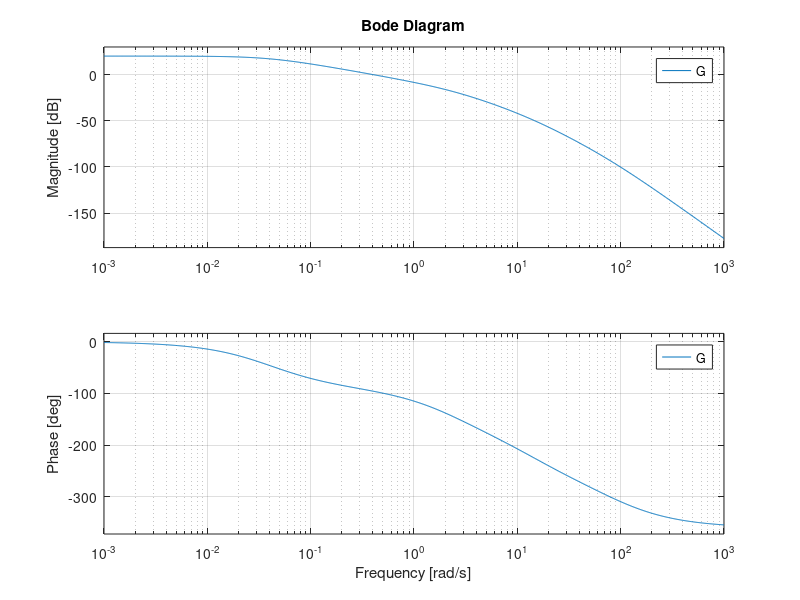
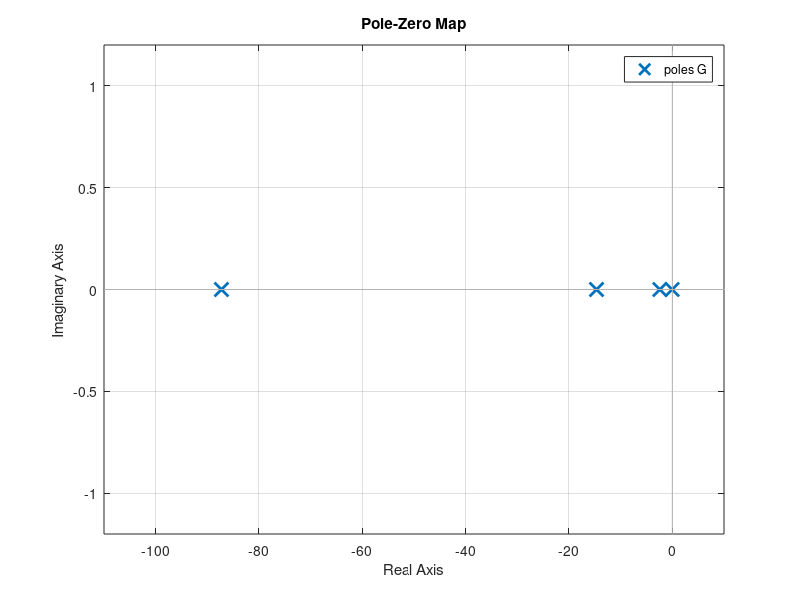
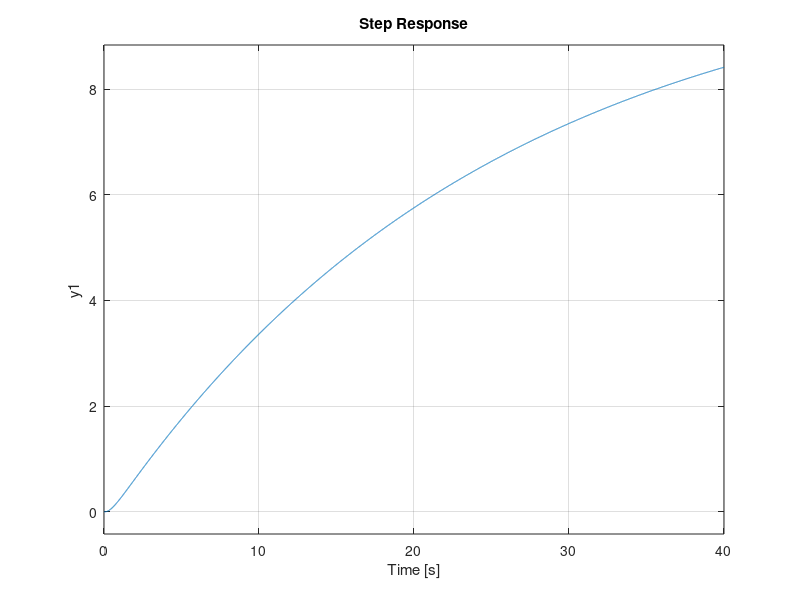

These figures' MATLAB source, in order:
clear; close all; clc; 
% DATI

% SISTEMA MECCANICO

r1 = 0.45 * 10^-2;          % raggio interno puleggia (metri)
r2 = 4.5 * 10^-2;           % raggio esterno puleggia (metri)
J = 2 * 10^-4;              % inerzia (kg*m^2)
m = 10 * 10^-3;             % massa (kilogrammi)
beta = 1.6;                 % coefficiente smorzatore (N * s / m)
g = 9.81;                   % accelerazione di gravità (m / s^2)

% SISTEMA DI RISCALDAMENTO

l = 15 * 10^-2;             % lunghezza filo (metri)
d = 0.2 * 10^-3;            % diametro filo (metri)
Cth = 25.1 * 10^-3;         % capacità termica (J/K)
Re = 4.8;                   % resistenza elettrica (ohm)
Le = 55 * 10^-3;            % induttanza (H)
    
    % Cella di Peltier
    Rth = 16.7;             % resistenza termica (ohm)
    Tp = 15+273,15;                % temperatura cella (gradi)

    % Convezione con l'ambiente
    h = 6.55;               % coefficiente di convezione (W / (m^2 * K))
    S = pi * d * l;         % superficie cilindrica (m^2)
    Tamb = 24+273,15;              % temperatura ambiente (gradi)

% ATTUATORE SMA

K_max = 3.92 * 10^3;        % (N/m)
Tavg = 70+273,15;                  % (gradi)
Tdiff = 20;                 % (gradi)
dl_max = 0.6 * 10^-2;       % deformazione filo, 96% di l (metri)
c = 6.2;                    % costante

z_star = 4.2 * 10^-2;       % quota desiderata (metri)


% STATI DI EQUILIBRIO

K_star = (m * g * r2) / (r1 * (dl_max - (r1/r2) * z_star));

x2_e = Tavg + (Tdiff/c) * log(K_star / (K_max - K_star));
x1_e = sqrt((1 / Re) * (h * S * (x2_e - Tamb) + (1 / Rth) * (x2_e - Tp)));

% K linearizzato in x2_e

K_x2_e = K_max * (1 - 1 / (1 + exp(c * (x2_e - Tavg) / Tdiff)));

% derivata parziale di K

derivata_parziale_K = ((c * K_max) / Tdiff) * ((exp(c * ((x2_e - Tavg) / Tdiff))) / (1 + exp(c * ((x2_e - Tavg) / Tdiff)))^2);

% MATRICI

A_1_1 = -Re / Le;

A_2_1 = ((2 * Re) / Cth) * x1_e;

A_2_2 = (-1 / Cth) * (h * S + 1 / Rth);

A_4_2 = ((r1 * (dl_max - (r1/r2) * z_star)) / (r2 * (m + J / r2^2))) * derivata_parziale_K;

A_4_3 = (-r1^2 / r2^2 * (m + J / r2^2)) * K_x2_e;

A_4_4 = -beta / (m + J / r2^2);

A = [A_1_1     0       0      0;
     A_2_1   A_2_2     0      0;
       0       0       0      1;
       0     A_4_2   A_4_3  A_4_4];


B = [1/Le;
     0;
     0;
     0];


C = [0 0 1 0];


D = 0;

pippo = ss(A,B,C,D);

G = tf(pippo);

figure;
bode(G);

figure;
pzmap(G);

figure
step(G);

